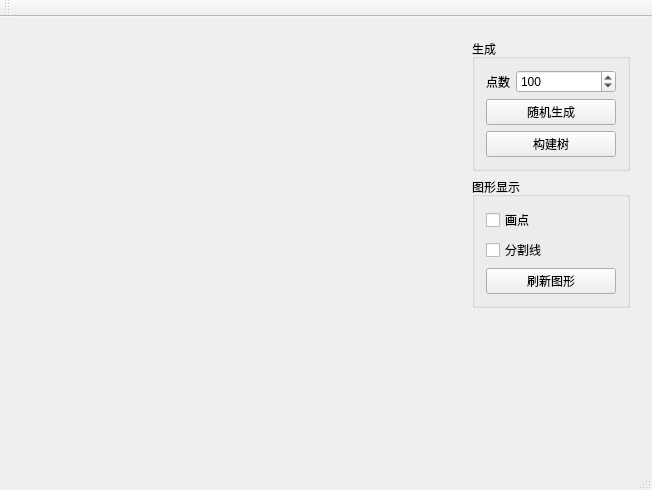
<?xml version="1.0" encoding="UTF-8"?>
<ui version="4.0">
 <class>MainWindow</class>
 <widget class="QMainWindow" name="MainWindow">
  <property name="geometry">
   <rect>
    <x>0</x>
    <y>0</y>
    <width>652</width>
    <height>490</height>
   </rect>
  </property>
  <property name="windowTitle">
   <string>MainWindow</string>
  </property>
  <widget class="QWidget" name="centralWidget">
   <layout class="QGridLayout" name="gridLayout">
    <item row="0" column="1">
     <widget class="QWidget" name="widget" native="true">
      <property name="sizePolicy">
       <sizepolicy hsizetype="Fixed" vsizetype="Preferred">
        <horstretch>0</horstretch>
        <verstretch>0</verstretch>
       </sizepolicy>
      </property>
      <layout class="QGridLayout" name="gridLayout_4">
       <item row="0" column="0">
        <widget class="QGroupBox" name="groupBox">
         <property name="title">
          <string>生成</string>
         </property>
         <layout class="QGridLayout" name="gridLayout_2">
          <item row="0" column="0">
           <widget class="QLabel" name="label">
            <property name="text">
             <string>点数</string>
            </property>
           </widget>
          </item>
          <item row="0" column="1">
           <widget class="QSpinBox" name="edtPointCount">
            <property name="minimumSize">
             <size>
              <width>100</width>
              <height>0</height>
             </size>
            </property>
            <property name="minimum">
             <number>1</number>
            </property>
            <property name="maximum">
             <number>999999999</number>
            </property>
            <property name="singleStep">
             <number>100</number>
            </property>
            <property name="value">
             <number>100</number>
            </property>
           </widget>
          </item>
          <item row="3" column="0" colspan="2">
           <widget class="QPushButton" name="btnBuildPoint">
            <property name="text">
             <string>随机生成</string>
            </property>
           </widget>
          </item>
          <item row="4" column="0" colspan="2">
           <widget class="QPushButton" name="btnBuildTree">
            <property name="text">
             <string>构建树</string>
            </property>
           </widget>
          </item>
         </layout>
        </widget>
       </item>
       <item row="1" column="0">
        <widget class="QGroupBox" name="groupBox_2">
         <property name="title">
          <string>图形显示</string>
         </property>
         <layout class="QGridLayout" name="gridLayout_3">
          <item row="0" column="0">
           <widget class="QCheckBox" name="checkBox">
            <property name="text">
             <string>画点</string>
            </property>
           </widget>
          </item>
          <item row="1" column="0">
           <widget class="QCheckBox" name="checkBox_2">
            <property name="text">
             <string>分割线</string>
            </property>
           </widget>
          </item>
          <item row="2" column="0">
           <widget class="QPushButton" name="btnRefleshImage">
            <property name="text">
             <string>刷新图形</string>
            </property>
           </widget>
          </item>
         </layout>
        </widget>
       </item>
      </layout>
     </widget>
    </item>
    <item row="0" column="0">
     <widget class="QWidget" name="widget_2" native="true"/>
    </item>
    <item row="1" column="1">
     <spacer name="verticalSpacer">
      <property name="orientation">
       <enum>Qt::Vertical</enum>
      </property>
      <property name="sizeHint" stdset="0">
       <size>
        <width>20</width>
        <height>40</height>
       </size>
      </property>
     </spacer>
    </item>
   </layout>
  </widget>
  <widget class="QMenuBar" name="menuBar">
   <property name="geometry">
    <rect>
     <x>0</x>
     <y>0</y>
     <width>652</width>
     <height>23</height>
    </rect>
   </property>
  </widget>
  <widget class="QToolBar" name="mainToolBar">
   <attribute name="toolBarArea">
    <enum>TopToolBarArea</enum>
   </attribute>
   <attribute name="toolBarBreak">
    <bool>false</bool>
   </attribute>
  </widget>
  <widget class="QStatusBar" name="statusBar"/>
 </widget>
 <layoutdefault spacing="6" margin="11"/>
 <resources>
  <include location="QtGuiApplication.qrc"/>
 </resources>
 <connections/>
</ui>
